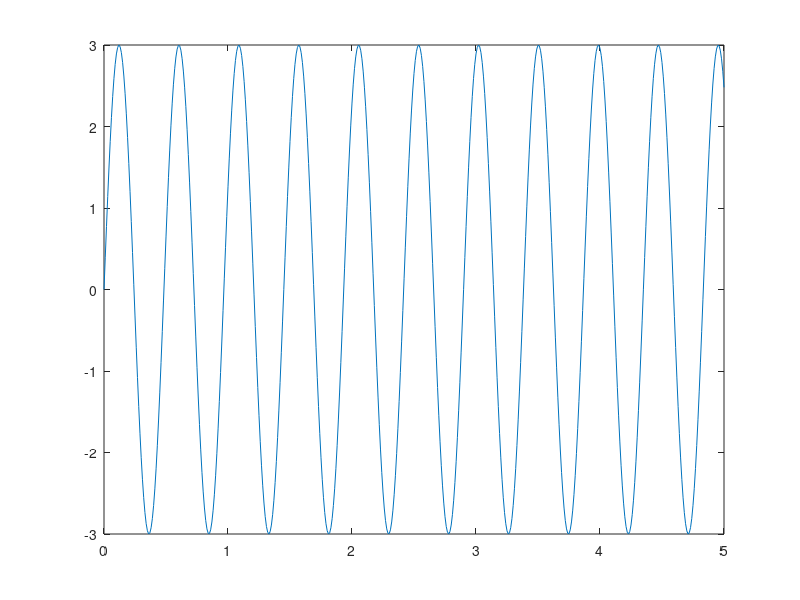
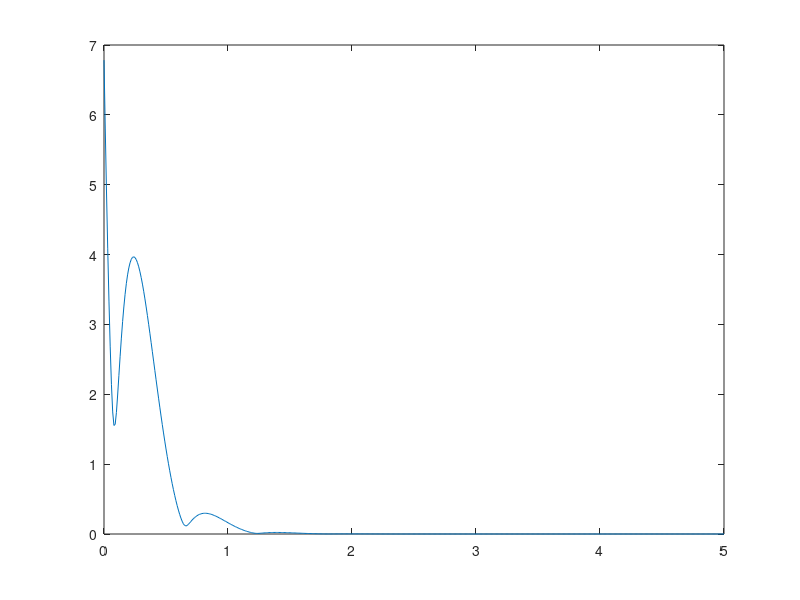
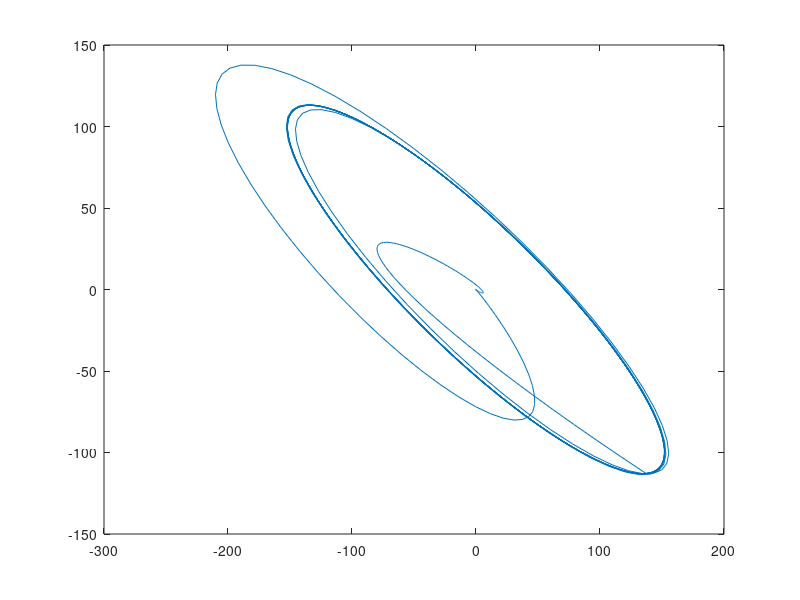

MATLAB code to generate these figures, in order:
%% Initialization
close all
clearvars
clc

%% Main

% Constants
l = 0.9;
k = 5;
m = 0.1;
L = sqrt(l^2 - 4 * k * m);

Tc = 0.01;
t = 0:Tc:5;

% Signals
x = 3 * sin(13 * t);
h = exp(-t * (L + l) / (2 * m)) .* (L * exp(t * L / m) + 1 - l * exp(t * L / m) + l) / (2 * m * L);
figure(1)
plot(t, x)
figure(2)
plot(t, abs(h))

fc = 1 /Tc;

Nx = length(x);
fsx = fc / Nx;
X = fftshift(fft(x));
fx = fsx * (-Nx/2:Nx/2 - 1);

Nh = length(h);
fsh = fc / Nh;
H = fftshift(fft(h));
fh = fsh * (-Nh/2:Nh/2 - 1);

Y = X .* H;
y = ifft(ifftshift(Y));
yconv = conv(x, h);

figure(3)
plot(t, y)
plot(yconv)